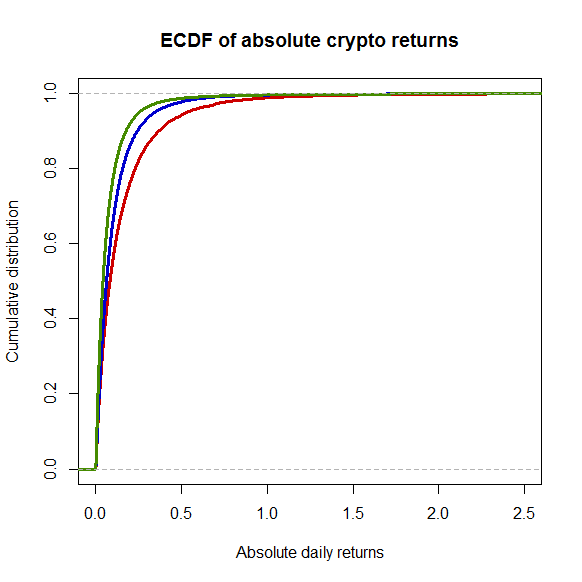

Here is the R script that generated this plot:
rm(list=ls(all=TRUE))

# please change your working directory
#setwd("C:/...")

library(xts)
load("data.RData")

crypto_returns_na = crypto_returns
for (i in 1:dim(crypto_returns_na)[2]) {
    crypto_returns_na[which(crypto_returns_na[, i] == 0), i] = NA
}

## remove returns for days when volume is too low:
minvolthreshold                         = 10 # min 10USD vol per day for a return
issufficientvol                         = crypto_vol_xts > minvolthreshold
issufficientvol[is.na(issufficientvol)] = FALSE  # treat NA as not sufficient
issufficientvol                         = issufficientvol[-1, ] # drop 1st row as returns lose 1st row

crypto_returns_na[as.matrix(! issufficientvol)] = NA

## take absolute returns:
crypto_returns_na_abs = abs(crypto_returns_na)

marketcap_mean  = apply(crypto_market_xts, 2, mean, na.rm = T)
which1          = which(marketcap_mean <= 50000)
which2          = which(marketcap_mean > 50000 & marketcap_mean <= 500000)
which3          = which(marketcap_mean > 500000)

crypto_returns_na_abs_exc1 = crypto_returns_na_abs[, which1]
crypto_returns_na_abs_exc2 = crypto_returns_na_abs[, which2]
crypto_returns_na_abs_exc3 = crypto_returns_na_abs[, which3]

plot(ecdf(crypto_returns_na_abs_exc1), col = "red3", xlim = c(0,2.5), lwd = 3, 
     ylab = "Cumulative distribution", xlab = "Absolute daily returns", 
     main = "ECDF of absolute crypto returns")
lines(ecdf(crypto_returns_na_abs_exc2), col = "blue3", lwd = 3)
lines(ecdf(crypto_returns_na_abs_exc3), col = "chartreuse4", lwd = 3)
